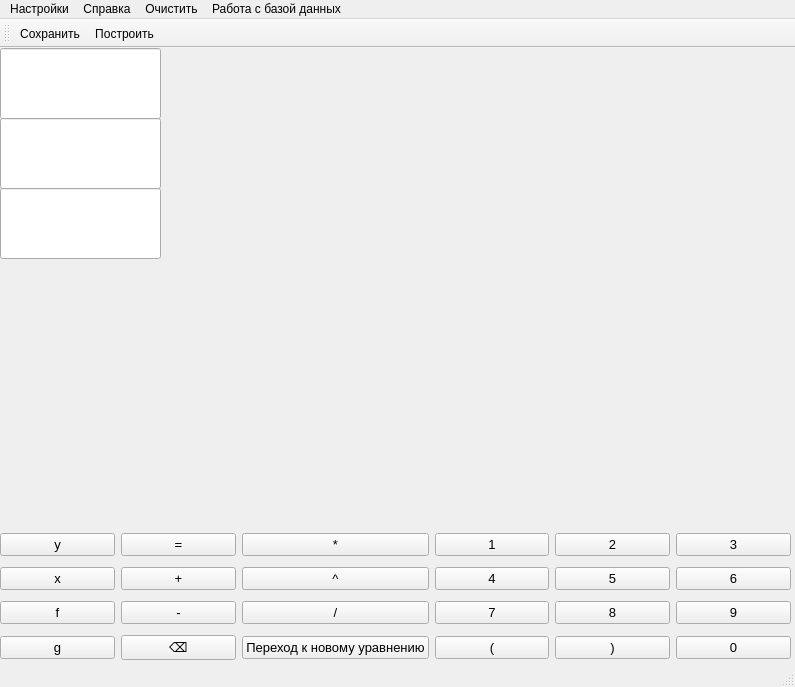
<?xml version="1.0" encoding="UTF-8"?>
<ui version="4.0">
 <class>GraphWindow</class>
 <widget class="QMainWindow" name="GraphWindow">
  <property name="geometry">
   <rect>
    <x>0</x>
    <y>0</y>
    <width>795</width>
    <height>687</height>
   </rect>
  </property>
  <property name="minimumSize">
   <size>
    <width>700</width>
    <height>599</height>
   </size>
  </property>
  <property name="maximumSize">
   <size>
    <width>800</width>
    <height>750</height>
   </size>
  </property>
  <property name="windowTitle">
   <string>Graph Builder</string>
  </property>
  <widget class="QWidget" name="centralwidget">
   <widget class="QWidget" name="gridLayoutWidget">
    <property name="geometry">
     <rect>
      <x>0</x>
      <y>480</y>
      <width>791</width>
      <height>141</height>
     </rect>
    </property>
    <property name="font">
     <font>
      <pointsize>10</pointsize>
      <weight>50</weight>
      <bold>false</bold>
     </font>
    </property>
    <layout class="QGridLayout" name="gridLayout">
     <item row="4" column="2">
      <widget class="QPushButton" name="pr">
       <property name="font">
        <font>
         <pointsize>10</pointsize>
         <weight>50</weight>
         <bold>false</bold>
        </font>
       </property>
       <property name="text">
        <string>Переход к новому уравнению</string>
       </property>
      </widget>
     </item>
     <item row="0" column="0">
      <widget class="QPushButton" name="y">
       <property name="font">
        <font>
         <pointsize>10</pointsize>
         <weight>50</weight>
         <bold>false</bold>
        </font>
       </property>
       <property name="text">
        <string>y</string>
       </property>
      </widget>
     </item>
     <item row="2" column="1">
      <widget class="QPushButton" name="minus">
       <property name="font">
        <font>
         <pointsize>10</pointsize>
         <weight>50</weight>
         <bold>false</bold>
        </font>
       </property>
       <property name="text">
        <string>-</string>
       </property>
      </widget>
     </item>
     <item row="2" column="0">
      <widget class="QPushButton" name="f">
       <property name="font">
        <font>
         <pointsize>10</pointsize>
         <weight>50</weight>
         <bold>false</bold>
        </font>
       </property>
       <property name="text">
        <string>f</string>
       </property>
      </widget>
     </item>
     <item row="1" column="4">
      <widget class="QPushButton" name="five">
       <property name="font">
        <font>
         <pointsize>10</pointsize>
         <weight>50</weight>
         <bold>false</bold>
        </font>
       </property>
       <property name="text">
        <string>5</string>
       </property>
      </widget>
     </item>
     <item row="2" column="4">
      <widget class="QPushButton" name="eight">
       <property name="font">
        <font>
         <pointsize>10</pointsize>
         <weight>50</weight>
         <bold>false</bold>
        </font>
       </property>
       <property name="text">
        <string>8</string>
       </property>
      </widget>
     </item>
     <item row="0" column="2">
      <widget class="QPushButton" name="multi">
       <property name="font">
        <font>
         <pointsize>10</pointsize>
         <weight>50</weight>
         <bold>false</bold>
        </font>
       </property>
       <property name="text">
        <string>*</string>
       </property>
      </widget>
     </item>
     <item row="1" column="1">
      <widget class="QPushButton" name="plus">
       <property name="font">
        <font>
         <pointsize>10</pointsize>
         <weight>50</weight>
         <bold>false</bold>
        </font>
       </property>
       <property name="text">
        <string>+</string>
       </property>
      </widget>
     </item>
     <item row="1" column="0">
      <widget class="QPushButton" name="x">
       <property name="font">
        <font>
         <pointsize>10</pointsize>
         <weight>50</weight>
         <bold>false</bold>
        </font>
       </property>
       <property name="text">
        <string>x</string>
       </property>
      </widget>
     </item>
     <item row="0" column="4">
      <widget class="QPushButton" name="two">
       <property name="font">
        <font>
         <pointsize>10</pointsize>
         <weight>50</weight>
         <bold>false</bold>
        </font>
       </property>
       <property name="text">
        <string>2</string>
       </property>
      </widget>
     </item>
     <item row="1" column="2">
      <widget class="QPushButton" name="degree">
       <property name="font">
        <font>
         <pointsize>10</pointsize>
         <weight>50</weight>
         <bold>false</bold>
        </font>
       </property>
       <property name="text">
        <string>^</string>
       </property>
      </widget>
     </item>
     <item row="0" column="3">
      <widget class="QPushButton" name="ont">
       <property name="font">
        <font>
         <pointsize>10</pointsize>
         <weight>50</weight>
         <bold>false</bold>
        </font>
       </property>
       <property name="text">
        <string>1</string>
       </property>
      </widget>
     </item>
     <item row="0" column="1">
      <widget class="QPushButton" name="equle">
       <property name="font">
        <font>
         <pointsize>10</pointsize>
         <weight>50</weight>
         <bold>false</bold>
        </font>
       </property>
       <property name="text">
        <string>=</string>
       </property>
      </widget>
     </item>
     <item row="4" column="5">
      <widget class="QPushButton" name="zero">
       <property name="font">
        <font>
         <pointsize>10</pointsize>
         <weight>50</weight>
         <bold>false</bold>
        </font>
       </property>
       <property name="text">
        <string>0</string>
       </property>
      </widget>
     </item>
     <item row="2" column="5">
      <widget class="QPushButton" name="nine">
       <property name="font">
        <font>
         <pointsize>10</pointsize>
         <weight>50</weight>
         <bold>false</bold>
        </font>
       </property>
       <property name="text">
        <string>9</string>
       </property>
      </widget>
     </item>
     <item row="1" column="5">
      <widget class="QPushButton" name="six">
       <property name="font">
        <font>
         <pointsize>10</pointsize>
         <weight>50</weight>
         <bold>false</bold>
        </font>
       </property>
       <property name="text">
        <string>6</string>
       </property>
      </widget>
     </item>
     <item row="0" column="5">
      <widget class="QPushButton" name="three">
       <property name="font">
        <font>
         <pointsize>10</pointsize>
         <weight>50</weight>
         <bold>false</bold>
        </font>
       </property>
       <property name="text">
        <string>3</string>
       </property>
      </widget>
     </item>
     <item row="1" column="3">
      <widget class="QPushButton" name="four">
       <property name="font">
        <font>
         <pointsize>10</pointsize>
         <weight>50</weight>
         <bold>false</bold>
        </font>
       </property>
       <property name="text">
        <string>4</string>
       </property>
      </widget>
     </item>
     <item row="2" column="2">
      <widget class="QPushButton" name="division">
       <property name="font">
        <font>
         <pointsize>10</pointsize>
         <weight>50</weight>
         <bold>false</bold>
        </font>
       </property>
       <property name="text">
        <string>/</string>
       </property>
      </widget>
     </item>
     <item row="2" column="3">
      <widget class="QPushButton" name="seven">
       <property name="font">
        <font>
         <pointsize>10</pointsize>
         <weight>50</weight>
         <bold>false</bold>
        </font>
       </property>
       <property name="text">
        <string>7</string>
       </property>
      </widget>
     </item>
     <item row="4" column="3">
      <widget class="QPushButton" name="right">
       <property name="font">
        <font>
         <pointsize>10</pointsize>
         <weight>50</weight>
         <bold>false</bold>
        </font>
       </property>
       <property name="text">
        <string>(</string>
       </property>
      </widget>
     </item>
     <item row="4" column="4">
      <widget class="QPushButton" name="left">
       <property name="font">
        <font>
         <pointsize>10</pointsize>
         <weight>50</weight>
         <bold>false</bold>
        </font>
       </property>
       <property name="text">
        <string>)</string>
       </property>
      </widget>
     </item>
     <item row="4" column="1">
      <widget class="QPushButton" name="clear">
       <property name="font">
        <font>
         <pointsize>10</pointsize>
         <weight>50</weight>
         <bold>false</bold>
        </font>
       </property>
       <property name="text">
        <string>⌫</string>
       </property>
      </widget>
     </item>
     <item row="4" column="0">
      <widget class="QPushButton" name="g">
       <property name="font">
        <font>
         <pointsize>10</pointsize>
         <weight>50</weight>
         <bold>false</bold>
        </font>
       </property>
       <property name="text">
        <string>g</string>
       </property>
      </widget>
     </item>
    </layout>
   </widget>
   <widget class="PlotWidget" name="graphWidget" native="true">
    <property name="geometry">
     <rect>
      <x>190</x>
      <y>0</y>
      <width>601</width>
      <height>481</height>
     </rect>
    </property>
    <property name="font">
     <font>
      <pointsize>10</pointsize>
      <weight>50</weight>
      <bold>false</bold>
     </font>
    </property>
    <property name="cursor">
     <cursorShape>OpenHandCursor</cursorShape>
    </property>
   </widget>
   <widget class="QLineEdit" name="equation1">
    <property name="geometry">
     <rect>
      <x>0</x>
      <y>0</y>
      <width>161</width>
      <height>71</height>
     </rect>
    </property>
    <property name="font">
     <font>
      <pointsize>10</pointsize>
      <weight>50</weight>
      <bold>false</bold>
     </font>
    </property>
    <property name="cursor">
     <cursorShape>ForbiddenCursor</cursorShape>
    </property>
    <property name="styleSheet">
     <string notr="true">equation1/rgb(170, 0, 0)</string>
    </property>
    <property name="readOnly">
     <bool>false</bool>
    </property>
   </widget>
   <widget class="QLineEdit" name="equation2">
    <property name="geometry">
     <rect>
      <x>0</x>
      <y>70</y>
      <width>161</width>
      <height>71</height>
     </rect>
    </property>
    <property name="font">
     <font>
      <pointsize>10</pointsize>
      <weight>50</weight>
      <bold>false</bold>
     </font>
    </property>
    <property name="cursor">
     <cursorShape>ForbiddenCursor</cursorShape>
    </property>
   </widget>
   <widget class="QLineEdit" name="equation3">
    <property name="geometry">
     <rect>
      <x>0</x>
      <y>140</y>
      <width>161</width>
      <height>71</height>
     </rect>
    </property>
    <property name="font">
     <font>
      <pointsize>10</pointsize>
      <weight>50</weight>
      <bold>false</bold>
     </font>
    </property>
    <property name="cursor">
     <cursorShape>ForbiddenCursor</cursorShape>
    </property>
   </widget>
   <widget class="QWidget" name="layoutWidget">
    <property name="geometry">
     <rect>
      <x>0</x>
      <y>0</y>
      <width>2</width>
      <height>2</height>
     </rect>
    </property>
    <layout class="QGridLayout" name="gridLayout_2"/>
   </widget>
   <widget class="QWidget" name="layoutWidget">
    <property name="geometry">
     <rect>
      <x>0</x>
      <y>0</y>
      <width>2</width>
      <height>2</height>
     </rect>
    </property>
    <layout class="QHBoxLayout" name="horizontalLayout"/>
   </widget>
   <widget class="QLabel" name="image">
    <property name="geometry">
     <rect>
      <x>0</x>
      <y>220</y>
      <width>181</width>
      <height>251</height>
     </rect>
    </property>
    <property name="text">
     <string/>
    </property>
   </widget>
   <zorder>layoutWidget</zorder>
   <zorder>layoutWidget</zorder>
   <zorder>gridLayoutWidget</zorder>
   <zorder>graphWidget</zorder>
   <zorder>equation2</zorder>
   <zorder>equation3</zorder>
   <zorder>equation1</zorder>
   <zorder>image</zorder>
  </widget>
  <widget class="QMenuBar" name="menubar">
   <property name="geometry">
    <rect>
     <x>0</x>
     <y>0</y>
     <width>795</width>
     <height>21</height>
    </rect>
   </property>
   <property name="contextMenuPolicy">
    <enum>Qt::NoContextMenu</enum>
   </property>
   <widget class="QMenu" name="settings">
    <property name="title">
     <string>Настройки</string>
    </property>
    <addaction name="Graph_Settings"/>
   </widget>
   <widget class="QMenu" name="help">
    <property name="title">
     <string>Справка</string>
    </property>
    <addaction name="Referense"/>
   </widget>
   <widget class="QMenu" name="Clear_all">
    <property name="title">
     <string>Очистить</string>
    </property>
    <addaction name="Clear"/>
   </widget>
   <widget class="QMenu" name="bd">
    <property name="title">
     <string>Работа с базой данных</string>
    </property>
    <addaction name="Open_bd"/>
   </widget>
   <addaction name="settings"/>
   <addaction name="help"/>
   <addaction name="Clear_all"/>
   <addaction name="bd"/>
  </widget>
  <widget class="QStatusBar" name="statusbar"/>
  <widget class="QToolBar" name="Menu">
   <property name="windowTitle">
    <string>toolBar</string>
   </property>
   <attribute name="toolBarArea">
    <enum>TopToolBarArea</enum>
   </attribute>
   <attribute name="toolBarBreak">
    <bool>false</bool>
   </attribute>
   <addaction name="Save"/>
   <addaction name="Build"/>
  </widget>
  <action name="Save">
   <property name="text">
    <string>Сохранить</string>
   </property>
   <property name="shortcut">
    <string>Ctrl+S</string>
   </property>
  </action>
  <action name="Referense">
   <property name="text">
    <string>Как работать</string>
   </property>
   <property name="shortcut">
    <string>Ctrl+R</string>
   </property>
  </action>
  <action name="Build">
   <property name="text">
    <string>Построить</string>
   </property>
   <property name="shortcut">
    <string>Ctrl+B</string>
   </property>
  </action>
  <action name="Graph_Settings">
   <property name="text">
    <string>Настройки графика</string>
   </property>
   <property name="shortcut">
    <string>Ctrl+G</string>
   </property>
  </action>
  <action name="Clear">
   <property name="text">
    <string>Очистить поле</string>
   </property>
   <property name="toolTip">
    <string>Очистить все</string>
   </property>
   <property name="shortcut">
    <string>Ctrl+C</string>
   </property>
  </action>
  <action name="Open_bd">
   <property name="text">
    <string>Открыть базу данных</string>
   </property>
   <property name="shortcut">
    <string>Ctrl+D</string>
   </property>
  </action>
 </widget>
 <customwidgets>
  <customwidget>
   <class>PlotWidget</class>
   <extends>QWidget</extends>
   <header>pyqtgraph</header>
   <container>1</container>
  </customwidget>
 </customwidgets>
 <resources/>
 <connections/>
</ui>
